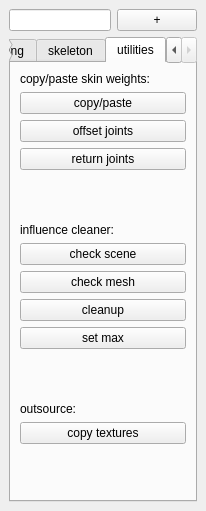
<?xml version="1.0" encoding="UTF-8"?>
<ui version="4.0">
 <class>RigToolset</class>
 <widget class="QMainWindow" name="RigToolset">
  <property name="geometry">
   <rect>
    <x>0</x>
    <y>0</y>
    <width>205</width>
    <height>511</height>
   </rect>
  </property>
  <property name="windowTitle">
   <string>Rig Toolset</string>
  </property>
  <property name="dockNestingEnabled">
   <bool>true</bool>
  </property>
  <widget class="QWidget" name="centralwidget">
   <layout class="QHBoxLayout" name="horizontalLayout_3">
    <item>
     <layout class="QVBoxLayout" name="verticalLayout_2">
      <item>
       <layout class="QHBoxLayout" name="horizontalLayout_2">
        <item>
         <widget class="QLineEdit" name="lineEdit_namespace">
          <property name="focusPolicy">
           <enum>Qt::ClickFocus</enum>
          </property>
          <property name="text">
           <string/>
          </property>
         </widget>
        </item>
        <item>
         <widget class="QPushButton" name="pushButton_2">
          <property name="text">
           <string>+</string>
          </property>
          <property name="+c" stdset="0">
           <string>&quot;skeletonTools.querySkel()&quot;</string>
          </property>
         </widget>
        </item>
       </layout>
      </item>
      <item>
       <widget class="QTabWidget" name="tabWidget">
        <property name="tabShape">
         <enum>QTabWidget::Rounded</enum>
        </property>
        <property name="currentIndex">
         <number>2</number>
        </property>
        <property name="documentMode">
         <bool>false</bool>
        </property>
        <property name="tabsClosable">
         <bool>false</bool>
        </property>
        <property name="movable">
         <bool>true</bool>
        </property>
        <property name="tabBarAutoHide">
         <bool>true</bool>
        </property>
        <widget class="QWidget" name="tab">
         <attribute name="title">
          <string>skinning</string>
         </attribute>
         <layout class="QVBoxLayout" name="verticalLayout_4">
          <item>
           <layout class="QVBoxLayout" name="verticalLayout_3">
            <item>
             <layout class="QVBoxLayout" name="verticalLayout">
              <item>
               <widget class="QLabel" name="label">
                <property name="text">
                 <string>Paint as:</string>
                </property>
               </widget>
              </item>
              <item>
               <widget class="QPushButton" name="pbutton_color">
                <property name="locale">
                 <locale language="English" country="UnitedStates"/>
                </property>
                <property name="text">
                 <string>color</string>
                </property>
                <property name="+c" stdset="0">
                 <string>&quot;skinningTools.color_paint()&quot;</string>
                </property>
               </widget>
              </item>
              <item>
               <widget class="QPushButton" name="pbutton_mesh">
                <property name="locale">
                 <locale language="English" country="UnitedStates"/>
                </property>
                <property name="text">
                 <string>mesh</string>
                </property>
                <property name="+c" stdset="0">
                 <string>&quot;skinningTools.mesh_paint()&quot;</string>
                </property>
               </widget>
              </item>
              <item>
               <widget class="QPushButton" name="pbutton_sel_on">
                <property name="locale">
                 <locale language="English" country="UnitedStates"/>
                </property>
                <property name="text">
                 <string>sel on</string>
                </property>
                <property name="+c" stdset="0">
                 <string>&quot;skinningTools.selection_on()&quot;</string>
                </property>
               </widget>
              </item>
              <item>
               <widget class="QPushButton" name="pbutton_sel_off">
                <property name="locale">
                 <locale language="English" country="UnitedStates"/>
                </property>
                <property name="text">
                 <string>sel off</string>
                </property>
                <property name="+c" stdset="0">
                 <string>&quot;skinningTools.selection_off()&quot;</string>
                </property>
               </widget>
              </item>
              <item>
               <widget class="QLabel" name="label_2">
                <property name="text">
                 <string>Value:</string>
                </property>
               </widget>
              </item>
              <item>
               <widget class="QPushButton" name="pbutton_value_1">
                <property name="locale">
                 <locale language="English" country="UnitedStates"/>
                </property>
                <property name="text">
                 <string>1</string>
                </property>
                <property name="+c" stdset="0">
                 <string>&quot;skinningTools.skin_value_1()&quot;</string>
                </property>
               </widget>
              </item>
              <item>
               <widget class="QPushButton" name="pbutton_value_095">
                <property name="locale">
                 <locale language="English" country="UnitedStates"/>
                </property>
                <property name="text">
                 <string>0.95</string>
                </property>
                <property name="+c" stdset="0">
                 <string>&quot;skinningTools.skin_value_095()&quot;</string>
                </property>
               </widget>
              </item>
              <item>
               <widget class="QPushButton" name="pbutton_value_075">
                <property name="locale">
                 <locale language="English" country="UnitedStates"/>
                </property>
                <property name="text">
                 <string>0.75</string>
                </property>
                <property name="+c" stdset="0">
                 <string>&quot;skinningTools.skin_value_075()&quot;</string>
                </property>
               </widget>
              </item>
              <item>
               <widget class="QPushButton" name="pbutton_value_05">
                <property name="locale">
                 <locale language="English" country="UnitedStates"/>
                </property>
                <property name="text">
                 <string>0.5</string>
                </property>
                <property name="+c" stdset="0">
                 <string>&quot;skinningTools.skin_value_05()&quot;</string>
                </property>
               </widget>
              </item>
              <item>
               <widget class="QPushButton" name="pbutton_value_025">
                <property name="locale">
                 <locale language="English" country="UnitedStates"/>
                </property>
                <property name="text">
                 <string>0.25</string>
                </property>
                <property name="+c" stdset="0">
                 <string>&quot;skinningTools.skin_value_025()&quot;</string>
                </property>
               </widget>
              </item>
              <item>
               <widget class="QPushButton" name="pbutton_value_005">
                <property name="locale">
                 <locale language="English" country="UnitedStates"/>
                </property>
                <property name="text">
                 <string>0.05</string>
                </property>
                <property name="+c" stdset="0">
                 <string>&quot;skinningTools.skin_value_005()&quot;</string>
                </property>
               </widget>
              </item>
              <item>
               <widget class="QPushButton" name="pbutton_value_0">
                <property name="locale">
                 <locale language="English" country="UnitedStates"/>
                </property>
                <property name="text">
                 <string>0</string>
                </property>
                <property name="+c" stdset="0">
                 <string>&quot;skinningTools.skin_value_0()&quot;</string>
                </property>
               </widget>
              </item>
              <item>
               <widget class="QPushButton" name="pbutton_hammer">
                <property name="locale">
                 <locale language="English" country="UnitedStates"/>
                </property>
                <property name="text">
                 <string>hammer</string>
                </property>
                <property name="+c" stdset="0">
                 <string>&quot;skinningTools.hammer_value()&quot;</string>
                </property>
               </widget>
              </item>
             </layout>
            </item>
            <item>
             <layout class="QHBoxLayout" name="horizontalLayout">
              <item>
               <widget class="QPushButton" name="pbutton_copy">
                <property name="locale">
                 <locale language="English" country="UnitedStates"/>
                </property>
                <property name="text">
                 <string>copy</string>
                </property>
                <property name="+c" stdset="0">
                 <string>&quot;skinningTools.skin_weight_copy()&quot;</string>
                </property>
               </widget>
              </item>
              <item>
               <widget class="QPushButton" name="pbutton_paste">
                <property name="locale">
                 <locale language="English" country="UnitedStates"/>
                </property>
                <property name="text">
                 <string>paste</string>
                </property>
                <property name="+c" stdset="0">
                 <string>&quot;skinningTools.skin_weight_paste()&quot;</string>
                </property>
               </widget>
              </item>
             </layout>
            </item>
           </layout>
          </item>
         </layout>
        </widget>
        <widget class="QWidget" name="tab_2">
         <attribute name="title">
          <string>skeleton</string>
         </attribute>
         <layout class="QVBoxLayout" name="verticalLayout_8">
          <item>
           <layout class="QVBoxLayout" name="verticalLayout_7">
            <item>
             <widget class="QPushButton" name="pbutton_recreate">
              <property name="locale">
               <locale language="English" country="UnitedStates"/>
              </property>
              <property name="text">
               <string>recreate</string>
              </property>
              <property name="+c" stdset="0">
               <string>&quot;skeletonTools.re_skeleton()&quot;</string>
              </property>
             </widget>
            </item>
            <item>
             <layout class="QVBoxLayout" name="verticalLayout_5">
              <item>
               <widget class="QPushButton" name="pbutton_save_to_xml">
                <property name="locale">
                 <locale language="English" country="UnitedStates"/>
                </property>
                <property name="text">
                 <string>save pose to xml</string>
                </property>
                <property name="+c" stdset="0">
                 <string>&quot;skeletonTools.copyPose()&quot;</string>
                </property>
               </widget>
              </item>
              <item>
               <widget class="QPushButton" name="pbutton_load_from_xml">
                <property name="locale">
                 <locale language="English" country="UnitedStates"/>
                </property>
                <property name="text">
                 <string>load pose from xml</string>
                </property>
                <property name="+c" stdset="0">
                 <string>&quot;skeletonTools.pastePose()&quot;</string>
                </property>
               </widget>
              </item>
              <item>
               <spacer name="verticalSpacer">
                <property name="orientation">
                 <enum>Qt::Vertical</enum>
                </property>
                <property name="sizeHint" stdset="0">
                 <size>
                  <width>20</width>
                  <height>40</height>
                 </size>
                </property>
               </spacer>
              </item>
             </layout>
            </item>
            <item>
             <layout class="QVBoxLayout" name="verticalLayout_6">
              <item>
               <widget class="QPushButton" name="pbutton_joints_hide">
                <property name="locale">
                 <locale language="English" country="UnitedStates"/>
                </property>
                <property name="text">
                 <string>joints view: Hide</string>
                </property>
                <property name="+c" stdset="0">
                 <string>&quot;skeletonTools.jntHid()&quot;</string>
                </property>
               </widget>
              </item>
              <item>
               <widget class="QPushButton" name="pbutton_joints_unhide">
                <property name="locale">
                 <locale language="English" country="UnitedStates"/>
                </property>
                <property name="text">
                 <string>joints view: Unhide</string>
                </property>
                <property name="+c" stdset="0">
                 <string>&quot;skeletonTools.jntShw()&quot;</string>
                </property>
               </widget>
              </item>
              <item>
               <widget class="QPushButton" name="pbutton_zero_out_joints">
                <property name="locale">
                 <locale language="English" country="UnitedStates"/>
                </property>
                <property name="text">
                 <string>- zero out joints -</string>
                </property>
                <property name="+c" stdset="0">
                 <string>&quot;skeletonTools.jntZero()&quot;</string>
                </property>
               </widget>
              </item>
              <item>
               <widget class="QPushButton" name="pbutton_setup_auto_rotation">
                <property name="locale">
                 <locale language="English" country="UnitedStates"/>
                </property>
                <property name="text">
                 <string>setup auto rotation</string>
                </property>
                <property name="+c" stdset="0">
                 <string>&quot;skeletonTools.jntSet()&quot;</string>
                </property>
               </widget>
              </item>
              <item>
               <widget class="QPushButton" name="pbutton_break_auto_rotation">
                <property name="locale">
                 <locale language="English" country="UnitedStates"/>
                </property>
                <property name="text">
                 <string>break auto rotation</string>
                </property>
                <property name="+c" stdset="0">
                 <string>&quot;skeletonTools.jntBrk()&quot;</string>
                </property>
               </widget>
              </item>
             </layout>
            </item>
           </layout>
          </item>
         </layout>
        </widget>
        <widget class="QWidget" name="tab_5">
         <attribute name="title">
          <string>utilities</string>
         </attribute>
         <layout class="QVBoxLayout" name="verticalLayout_9">
          <item>
           <widget class="QLabel" name="label_3">
            <property name="text">
             <string>copy/paste skin weights:</string>
            </property>
           </widget>
          </item>
          <item>
           <widget class="QPushButton" name="pushButton_4">
            <property name="text">
             <string>copy/paste</string>
            </property>
           </widget>
          </item>
          <item>
           <widget class="QPushButton" name="pushButton_7">
            <property name="text">
             <string>offset joints</string>
            </property>
           </widget>
          </item>
          <item>
           <widget class="QPushButton" name="pushButton_9">
            <property name="text">
             <string>return joints</string>
            </property>
           </widget>
          </item>
          <item>
           <spacer name="verticalSpacer_4">
            <property name="orientation">
             <enum>Qt::Vertical</enum>
            </property>
            <property name="sizeHint" stdset="0">
             <size>
              <width>20</width>
              <height>40</height>
             </size>
            </property>
           </spacer>
          </item>
          <item>
           <widget class="QLabel" name="label_4">
            <property name="text">
             <string>influence cleaner:</string>
            </property>
           </widget>
          </item>
          <item>
           <widget class="QPushButton" name="pushButton">
            <property name="text">
             <string>check scene</string>
            </property>
            <property name="+c" stdset="0">
             <string>&quot;outsourceTools.scene_check_maximum_influence()&quot;</string>
            </property>
           </widget>
          </item>
          <item>
           <widget class="QPushButton" name="pushButton_5">
            <property name="text">
             <string>check mesh</string>
            </property>
           </widget>
          </item>
          <item>
           <widget class="QPushButton" name="pushButton_6">
            <property name="text">
             <string>cleanup</string>
            </property>
           </widget>
          </item>
          <item>
           <widget class="QPushButton" name="pushButton_8">
            <property name="text">
             <string>set max</string>
            </property>
           </widget>
          </item>
          <item>
           <spacer name="verticalSpacer_2">
            <property name="orientation">
             <enum>Qt::Vertical</enum>
            </property>
            <property name="sizeHint" stdset="0">
             <size>
              <width>20</width>
              <height>40</height>
             </size>
            </property>
           </spacer>
          </item>
          <item>
           <widget class="QLabel" name="label_5">
            <property name="text">
             <string>outsource:</string>
            </property>
           </widget>
          </item>
          <item>
           <widget class="QPushButton" name="pushButton_3">
            <property name="text">
             <string>copy textures</string>
            </property>
            <property name="+c" stdset="0">
             <string>&quot;outsourceTools.copy_textures()&quot;</string>
            </property>
           </widget>
          </item>
          <item>
           <spacer name="verticalSpacer_3">
            <property name="orientation">
             <enum>Qt::Vertical</enum>
            </property>
            <property name="sizeHint" stdset="0">
             <size>
              <width>20</width>
              <height>40</height>
             </size>
            </property>
           </spacer>
          </item>
         </layout>
        </widget>
       </widget>
      </item>
     </layout>
    </item>
   </layout>
  </widget>
 </widget>
 <resources/>
 <connections>
  <connection>
   <sender>pushButton_2</sender>
   <signal>clicked(bool)</signal>
   <receiver>lineEdit_namespace</receiver>
   <slot>show()</slot>
   <hints>
    <hint type="sourcelabel">
     <x>133</x>
     <y>25</y>
    </hint>
    <hint type="destinationlabel">
     <x>95</x>
     <y>21</y>
    </hint>
   </hints>
  </connection>
 </connections>
</ui>
